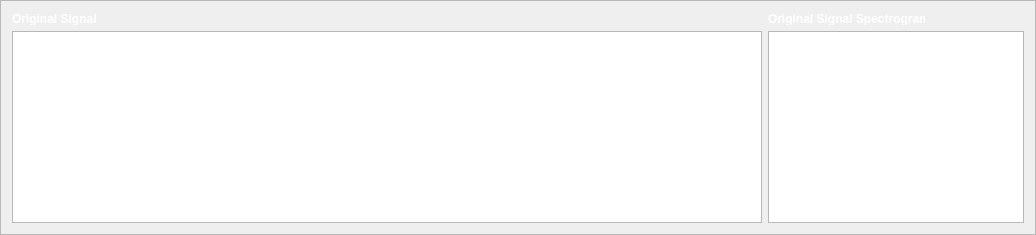
               <widget class="QFrame" name="frame_6">
                <property name="frameShape">
                 <enum>QFrame::StyledPanel</enum>
                </property>
                <property name="frameShadow">
                 <enum>QFrame::Raised</enum>
                </property>
                <layout class="QGridLayout" name="gridLayout_13">
                 <item row="1" column="1">
                  <widget class="MplWidget" name="Uniform_Range_Original_Signal_Spectrogram">
                   <property name="maximumSize">
                    <size>
                     <width>680</width>
                     <height>16777215</height>
                    </size>
                   </property>
                  </widget>
                 </item>
                 <item row="1" column="0">
                  <widget class="PlotWidget" name="Uniform_Range_Original_Signal_PlotWidget">
                   <property name="minimumSize">
                    <size>
                     <width>750</width>
                     <height>0</height>
                    </size>
                   </property>
                  </widget>
                 </item>
                 <item row="0" column="0">
                  <widget class="QLabel" name="label_3">
                   <property name="sizePolicy">
                    <sizepolicy hsizetype="Maximum" vsizetype="Maximum">
                     <horstretch>0</horstretch>
                     <verstretch>0</verstretch>
                    </sizepolicy>
                   </property>
                   <property name="maximumSize">
                    <size>
                     <width>85</width>
                     <height>13</height>
                    </size>
                   </property>
                   <property name="font">
                    <font>
                     <weight>75</weight>
                     <bold>true</bold>
                    </font>
                   </property>
                   <property name="styleSheet">
                    <string notr="true">color: rgb(255, 255, 255);</string>
                   </property>
                   <property name="text">
                    <string>Original Signal</string>
                   </property>
                  </widget>
                 </item>
                 <item row="0" column="1">
                  <widget class="QLabel" name="label_4">
                   <property name="sizePolicy">
                    <sizepolicy hsizetype="Maximum" vsizetype="Maximum">
                     <horstretch>0</horstretch>
                     <verstretch>0</verstretch>
                    </sizepolicy>
                   </property>
                   <property name="maximumSize">
                    <size>
                     <width>157</width>
                     <height>13</height>
                    </size>
                   </property>
                   <property name="font">
                    <font>
                     <weight>75</weight>
                     <bold>true</bold>
                    </font>
                   </property>
                   <property name="styleSheet">
                    <string notr="true">color: rgb(255, 255, 255);</string>
                   </property>
                   <property name="text">
                    <string>Original Signal Spectrogram</string>
                   </property>
                  </widget>
                 </item>
                </layout>
               </widget>
